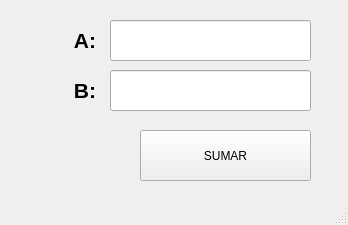
<?xml version="1.0" encoding="UTF-8"?>
<ui version="4.0">
 <class>MainWindow</class>
 <widget class="QMainWindow" name="MainWindow">
  <property name="geometry">
   <rect>
    <x>0</x>
    <y>0</y>
    <width>348</width>
    <height>225</height>
   </rect>
  </property>
  <property name="windowTitle">
   <string>MainWindow</string>
  </property>
  <widget class="QWidget" name="centralwidget">
   <widget class="QPushButton" name="btn_sumar">
    <property name="geometry">
     <rect>
      <x>140</x>
      <y>130</y>
      <width>171</width>
      <height>51</height>
     </rect>
    </property>
    <property name="text">
     <string>SUMAR</string>
    </property>
   </widget>
   <widget class="QLabel" name="label">
    <property name="geometry">
     <rect>
      <x>35</x>
      <y>20</y>
      <width>61</width>
      <height>41</height>
     </rect>
    </property>
    <property name="font">
     <font>
      <pointsize>16</pointsize>
      <weight>75</weight>
      <bold>true</bold>
     </font>
    </property>
    <property name="text">
     <string>A:</string>
    </property>
    <property name="alignment">
     <set>Qt::AlignRight|Qt::AlignTrailing|Qt::AlignVCenter</set>
    </property>
   </widget>
   <widget class="QLineEdit" name="txt_a">
    <property name="geometry">
     <rect>
      <x>110</x>
      <y>20</y>
      <width>201</width>
      <height>41</height>
     </rect>
    </property>
   </widget>
   <widget class="QLineEdit" name="txt_b">
    <property name="geometry">
     <rect>
      <x>110</x>
      <y>70</y>
      <width>201</width>
      <height>41</height>
     </rect>
    </property>
   </widget>
   <widget class="QLabel" name="label_2">
    <property name="geometry">
     <rect>
      <x>35</x>
      <y>70</y>
      <width>61</width>
      <height>41</height>
     </rect>
    </property>
    <property name="font">
     <font>
      <pointsize>16</pointsize>
      <weight>75</weight>
      <bold>true</bold>
     </font>
    </property>
    <property name="text">
     <string>B:</string>
    </property>
    <property name="alignment">
     <set>Qt::AlignRight|Qt::AlignTrailing|Qt::AlignVCenter</set>
    </property>
   </widget>
  </widget>
  <widget class="QMenuBar" name="menubar">
   <property name="geometry">
    <rect>
     <x>0</x>
     <y>0</y>
     <width>348</width>
     <height>18</height>
    </rect>
   </property>
  </widget>
  <widget class="QStatusBar" name="statusbar"/>
 </widget>
 <resources/>
 <connections/>
</ui>
